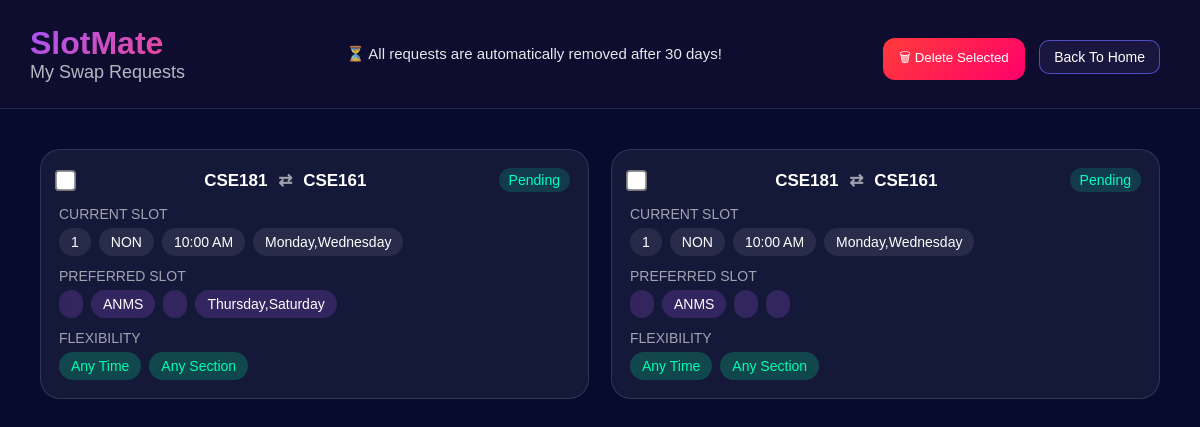
The app's page /my-requests/ (signed in), older data.
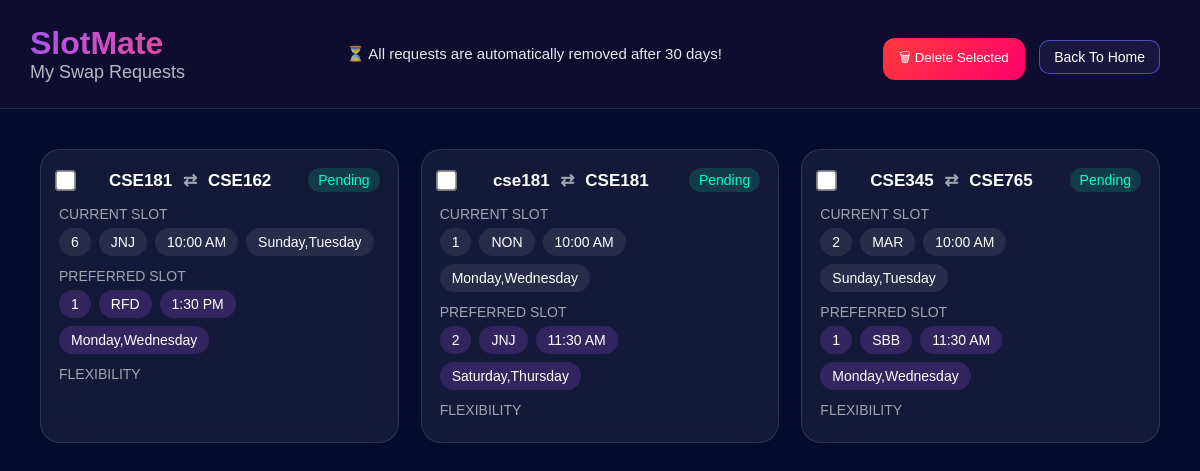
The same page, newer data.
### slotmate_app/models.py (models this page shows)
class SlotRequest(models.Model):
    user = models.ForeignKey(User, on_delete=models.CASCADE)
    current_course_code = models.CharField(max_length=20,blank=False,null=False)
    current_section = models.CharField(max_length=10 ,blank=False,null=False)
    current_faculty = models.CharField(max_length=10,blank=False,null=False)
    current_time = models.CharField(max_length=50,blank=False,null=False)
    current_days = models.CharField(max_length=100,blank=False,null=False)
    preferred_course_code = models.CharField(max_length=20,blank=False,null=False)
    preferred_section = models.CharField(max_length=10,null=True, blank=True)
    preferred_faculty = models.CharField(max_length=10,null=True, blank=True)
    preferred_time = models.CharField(max_length=50,null=True, blank=True)
    preferred_days = models.CharField(max_length=100,null=True, blank=True)
    any_day = models.BooleanField(default=False)
    any_time = models.BooleanField(default=False)
    any_section = models.BooleanField(default=False)
    any_faculty = models.BooleanField(default=False)
    status = models.CharField(max_length=20, default="Pending")
    created_at = models.DateTimeField(auto_now_add=True)

### slotmate_app/views.py (the view)
# urls.py: path('my-requests/', views.my_requests_page),
@login_required
def my_requests_page(request):
    user_requests = (
        SlotRequest.objects.filter(user=request.user)
        .order_by('-created_at')
    )
    return render(request, "my-requests.html", {
        "requests": user_requests
    })

### templates/my-requests.html (shortened to what this page needs)
<!DOCTYPE html>
<html lang="en">
<head>
{% load static %}
<link rel="stylesheet" href="{% static 'css/global.css' %}">
<link rel="stylesheet" href="{% static 'css/my-requests.css' %}">
</head>
<body>
<header class="topbar">
    <div class="brand">
        <div class="logo-small">SlotMate</div>
        <div class="slogan-small">My Swap Requests</div>
    </div>
    <div class="expiry-banner">
   ⏳ All requests are automatically removed after 30 days!
    </div>
    <div class="space">
    <button class="action-btn" onclick="openDeleteModal()">
        🗑 Delete Selected
    </button>
    <a href="/index/" class="back-btn"> Back To Home</a>
    </div>
</header>
<div class="container">
{% if requests %}
<div class="grid">
    {% for r in requests %}
    <div class="card">
        <div class="card-top">
            <input type="checkbox" class="select-box" value="{{ r.id }}">
            <div class="title">
                {{ r.current_course_code }} <span class="arrow">⇄</span> {{ r.preferred_course_code }}
            </div>
            <span class="status">{{ r.status }}</span>
        </div>
        <div class="card-body">
            <div class="section">
                <div class="label">CURRENT SLOT</div>
                <div class="chips">
                    <span class="chip">{{ r.current_section }}</span>
                    <span class="chip">{{ r.current_faculty }}</span>
                    <span class="chip">{{ r.current_time }}</span>
                    <span class="chip">{{ r.current_days }}</span>
                </div>
            </div>
            <div class="section">
                <div class="label">PREFERRED SLOT</div>
                <div class="chips">
                    <span class="chip alt">{{ r.preferred_section }}</span>
                    <span class="chip alt">{{ r.preferred_faculty }}</span>
                    <span class="chip alt">{{ r.preferred_time }}</span>
                    <span class="chip alt">{{ r.preferred_days }}</span>
                </div>
            </div>
            <div class="section">
                <div class="label">FLEXIBILITY</div>
                <div class="chips">
                    {% if r.any_time %}
                        <span class="chip good">Any Time</span>
                    {% endif %}
                    {% if r.any_section %}
                        <span class="chip good">Any Section</span>
                    {% endif %}
                </div>
            </div>
        </div>
    </div>
    {% endfor %}
</div>
{% else %}
<div class="empty">
    <h2>No Requests Yet</h2>
    <p>Create your first swap request to start matching 🎯</p>
</div>
{% endif %}
</div>
</body>
</html>

### static/css/global.css (style rules this page uses)
* { margin: 0; padding: 0; box-sizing: border-box; font-family: Arial; }
body { background: #070B2D ; color: white; }
.brand { display:flex; flex-direction:column; align-items:flex-start; }
.back-btn { color: white; text-decoration: none; padding: 8px 14px; border-radius: 10px; background: rgba(151, 124, 227, 0.08); border: 1px solid rgba(87, 85, 215, 0.882); margin-left:10px; margin-right:10px; color: #fff; font-weight: 500; font-size: 14px; backdrop-filter: blur(12px); display: inline-flex; align-items: center; gap: 8px; transition: all 0.25s ease; position: relative; overflow: hidden; }
.expiry-banner { margin: 15px 0; padding: 12px 14px; border-radius: 10px; font-size: 15px; opacity: 0.9; text-align: center; justify-content: center; }

### static/css/my-requests.css (style rules this page uses)
.container { padding: 40px; }
.topbar { position: sticky; top: 0; z-index: 1000; display: flex; justify-content: space-between; align-items: center; padding: 18px 30px; background: rgba(20, 15, 50, 0.6); backdrop-filter: blur(18px); border-bottom: 1px solid rgba(255,255,255,0.1); }
.logo-small { font-size: 32px; font-weight: bold; background: linear-gradient(135deg,#A855F7,#EC4899); background-clip: text; -webkit-background-clip: text; -webkit-text-fill-color: transparent; }
.slogan-small { font-size: 18px; opacity: 0.7; }
.action-btn { background: linear-gradient(135deg,#ff3b3b,#ff006a); border: none; color: white; padding: 10px 16px; border-radius: 12px; cursor: pointer; transition: 0.3s; margin-top:10px; justify-content:right; text-align:right; margin-left: auto; }
.grid { display: grid; grid-template-columns: repeat(auto-fit, minmax(340px, 1fr)); gap: 22px; }
.card { background: rgba(255,255,255,0.06); border: 1px solid rgba(255,255,255,0.12); border-radius: 20px; padding: 18px; backdrop-filter: blur(18px); transition: 0.3s; }
.card-top { display: flex; align-items: center; justify-content: space-between; margin-bottom: 14px; }
.title { font-weight: bold; font-size: 17px; }
.arrow { opacity: 0.6; margin: 0 6px; }
.status { font-size: 14px; padding: 4px 10px; border-radius: 20px; background: rgba(0,255,180,0.15); color: #00ffc8; }
.section { margin-top: 12px; }
.label { font-size: 14px; opacity: 0.6; margin-bottom: 6px; }
.chips { display: flex; flex-wrap: wrap; gap: 8px; }
.chip { font-size: 14px; padding: 6px 12px; border-radius: 999px; background: rgba(255,255,255,0.08); }
.chip.alt { background: rgba(168,85,247,0.2); }
.select-box { transform: scale(1.6); }

Row changes from the older to the newer data that the page shows:
removed SlotRequest: current_course_code "CSE181", preferred_course_code "CSE161", status "Pending", current_section "1", current_faculty "NON", current_time "10:00 AM", current_days "Monday,Wednesday", preferred_faculty "ANMS", preferred_days "Thursday,Saturday", any_time "Any Time", any_section "Any Section"
removed SlotRequest: current_course_code "CSE181", preferred_course_code "CSE161", status "Pending", current_section "1", current_faculty "NON", current_time "10:00 AM", current_days "Monday,Wednesday", preferred_faculty "ANMS", any_time "Any Time", any_section "Any Section"
added SlotRequest: current_course_code "CSE181", preferred_course_code "CSE162", status "Pending", current_section "6", current_faculty "JNJ", current_time "10:00 AM", current_days "Sunday,Tuesday", preferred_section "1", preferred_faculty "RFD", preferred_time "1:30 PM", preferred_days "Monday,Wednesday"
added SlotRequest: current_course_code "cse181", preferred_course_code "CSE181", status "Pending", current_section "1", current_faculty "NON", current_time "10:00 AM", current_days "Monday,Wednesday", preferred_section "2", preferred_faculty "JNJ", preferred_time "11:30 AM", preferred_days "Saturday,Thursday"
added SlotRequest: current_course_code "CSE345", preferred_course_code "CSE765", status "Pending", current_section "2", current_faculty "MAR", current_time "10:00 AM", current_days "Sunday,Tuesday", preferred_section "1", preferred_faculty "SBB", preferred_time "11:30 AM", preferred_days "Monday,Wednesday"
